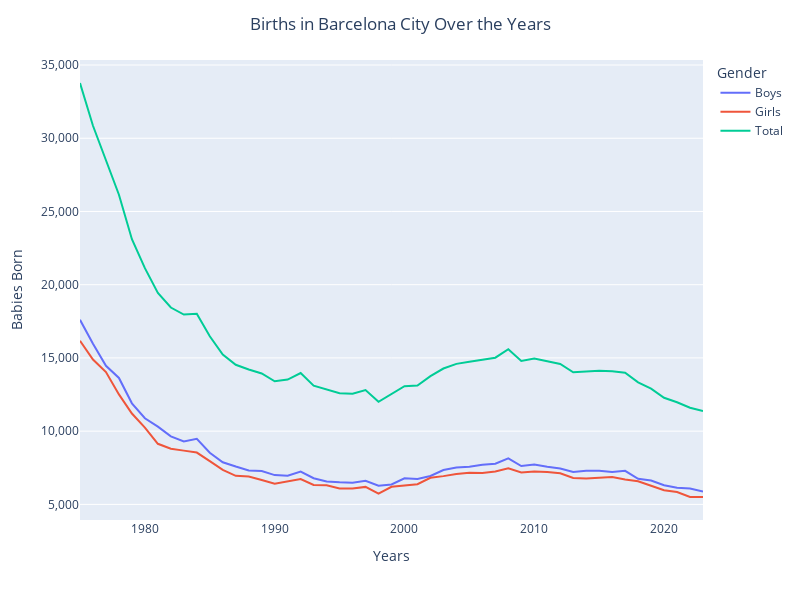

Notebook source saved alongside this figure:
### Markdown cell above
## 1 - First I want to see the evolution of babies born in Barcelona through the years.

### Code cell
# With the total variable
# Step 1: Create the traces of the plots
fig = px.line(babies, 
              x = "Year", 
              y=["Boys", "Girls", 'Total']
             )

# Update the layout of the plot with a title
fig.update_layout(title_text='Births in Barcelona City Over the Years',
                  title_x=0.5,  # Centers the title
                  xaxis_title='Years',
                  yaxis_title='Babies Born',
                  legend_title='Gender',
                  width=800,  # Set the width of the plot (increase for wider)
                  height=600   # Set the height of the plot (increase for taller)
                 )

# Ensure every year is displayed on the x-axis
fig.update_xaxes(
    dtick=5,  # Forces tick marks to appear every 1 year
    tickmode="auto",
    showgrid=False)

# Make the y-axis more detailed
fig.update_yaxes(
    dtick=5000, # Adjusts tick marks to show every 3,000 births
    tickformat=",",  # Adds comma formatting to large numbers
    showgrid=True  # Optional: shows grid lines for better readability
)

# Step 2: Show the plot
fig.show()

### Figure 1 — Plotly figure (JSON) as saved in the notebook; plotly's stock layout.template omitted (floating-point values rounded to 4 significant figures)
{"data": [{"hovertemplate": "variable=Boys<br>Year=%{x}<br>value=%{y}<extra></extra>", "legendgroup": "Boys", "line": {"color": "#636efa", "dash": "solid"}, "marker": {"symbol": "circle"}, "mode": "lines", "name": "Boys", "orientation": "v", "showlegend": true, "type": "scatter", "x": [2023, 2022, 2021, 2020, 2019, 2018, 2017, 2016, 2015, 2014, 2013, 2012, 2011, 2010, 2009, 2008, 2007, 2006, 2005, 2004, 2003, 2002, 2001, 2000, 1999, 1998, 1997, 1996, 1995, 1994, 1993, 1992, 1991, 1990, 1989, 1988, 1987, 1986, 1985, 1984, 1983, 1982, 1981, 1980, 1979, 1978, 1977, 1976, 1975], "xaxis": "x", "y": [5874, 6090, 6135, 6312, 6626, 6749, 7292, 7216, 7302, 7294, 7219, 7456, 7566, 7718, 7615, 8141, 7776, 7703, 7573, 7519, 7347, 6941, 6734, 6785, 6356, 6273, 6614, 6479, 6503, 6563, 6785, 7238, 6956, 6998, 7272, 7316, 7582, 7875, 8524, 9474, 9294, 9646, 10306, 10882, 11901, 13632, 14459, 15962, 17603], "yaxis": "y"}, {"hovertemplate": "variable=Girls<br>Year=%{x}<br>value=%{y}<extra></extra>", "legendgroup": "Girls", "line": {"color": "#EF553B", "dash": "solid"}, "marker": {"symbol": "circle"}, "mode": "lines", "name": "Girls", "orientation": "v", "showlegend": true, "type": "scatter", "x": [2023, 2022, 2021, 2020, 2019, 2018, 2017, 2016, 2015, 2014, 2013, 2012, 2011, 2010, 2009, 2008, 2007, 2006, 2005, 2004, 2003, 2002, 2001, 2000, 1999, 1998, 1997, 1996, 1995, 1994, 1993, 1992, 1991, 1990, 1989, 1988, 1987, 1986, 1985, 1984, 1983, 1982, 1981, 1980, 1979, 1978, 1977, 1976, 1975], "xaxis": "x", "y": [5504, 5511, 5840, 5967, 6273, 6579, 6703, 6871, 6818, 6771, 6799, 7128, 7209, 7249, 7184, 7457, 7240, 7147, 7160, 7077, 6929, 6818, 6379, 6283, 6203, 5731, 6194, 6077, 6081, 6310, 6324, 6732, 6570, 6404, 6667, 6898, 6948, 7354, 7958, 8540, 8671, 8796, 9137, 10247, 11203, 12510, 14031, 14891, 16170], "yaxis": "y"}, {"hovertemplate": "variable=Total<br>Year=%{x}<br>value=%{y}<extra></extra>", "legendgroup": "Total", "line": {"color": "#00cc96", "dash": "solid"}, "marker": {"symbol": "circle"}, "mode": "lines", "name": "Total", "orientation": "v", "showlegend": true, "type": "scatter", "x": [2023, 2022, 2021, 2020, 2019, 2018, 2017, 2016, 2015, 2014, 2013, 2012, 2011, 2010, 2009, 2008, 2007, 2006, 2005, 2004, 2003, 2002, 2001, 2000, 1999, 1998, 1997, 1996, 1995, 1994, 1993, 1992, 1991, 1990, 1989, 1988, 1987, 1986, 1985, 1984, 1983, 1982, 1981, 1980, 1979, 1978, 1977, 1976, 1975], "xaxis": "x", "y": [11378, 11601, 11975, 12279, 12899, 13328, 13995, 14087, 14120, 14065, 14018, 14584, 14775, 14967, 14799, 15598, 15016, 14850, 14733, 14596, 14276, 13759, 13113, 13068, 12559, 12004, 12808, 12556, 12584, 12873, 13109, 13970, 13526, 13402, 13939, 14214, 14530, 15229, 16482, 18014, 17965, 18442, 19443, 21129, 23104, 26142, 28490, 30853, 33773], "yaxis": "y"}], "layout": {"height": 600, "legend": {"title": {"text": "Gender"}, "tracegroupgap": 0}, "margin": {"t": 60}, "title": {"text": "Births in Barcelona City Over the Years", "x": 0.5}, "width": 800, "xaxis": {"anchor": "y", "autorange": true, "domain": [0, 1], "dtick": 5, "range": [1975, 2023], "showgrid": false, "tickmode": "auto", "title": {"text": "Years"}, "type": "linear"}, "yaxis": {"anchor": "x", "autorange": true, "domain": [0, 1], "dtick": 5000, "range": [3934.0, 35340.0], "showgrid": true, "tickformat": ",", "title": {"text": "Babies Born"}, "type": "linear"}}}
